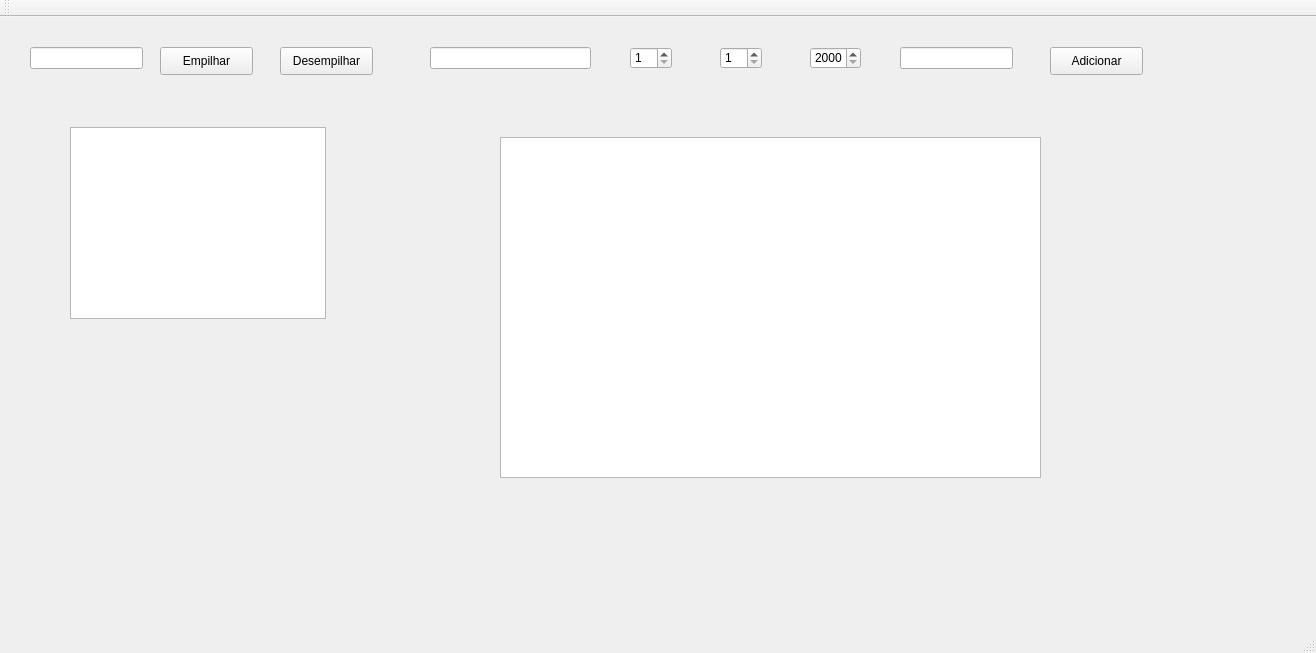
<?xml version="1.0" encoding="UTF-8"?>
<ui version="4.0">
 <class>MainWindow</class>
 <widget class="QMainWindow" name="MainWindow">
  <property name="geometry">
   <rect>
    <x>0</x>
    <y>0</y>
    <width>1316</width>
    <height>653</height>
   </rect>
  </property>
  <property name="windowTitle">
   <string>MainWindow</string>
  </property>
  <widget class="QWidget" name="centralWidget">
   <widget class="QPushButton" name="btnEmpilhar">
    <property name="geometry">
     <rect>
      <x>160</x>
      <y>30</y>
      <width>93</width>
      <height>28</height>
     </rect>
    </property>
    <property name="text">
     <string>Empilhar</string>
    </property>
   </widget>
   <widget class="QLineEdit" name="edtPessoa">
    <property name="geometry">
     <rect>
      <x>30</x>
      <y>30</y>
      <width>113</width>
      <height>22</height>
     </rect>
    </property>
   </widget>
   <widget class="QLineEdit" name="edtTitulo">
    <property name="geometry">
     <rect>
      <x>430</x>
      <y>30</y>
      <width>161</width>
      <height>22</height>
     </rect>
    </property>
   </widget>
   <widget class="QSpinBox" name="edtDia">
    <property name="geometry">
     <rect>
      <x>630</x>
      <y>30</y>
      <width>42</width>
      <height>22</height>
     </rect>
    </property>
    <property name="minimum">
     <number>1</number>
    </property>
    <property name="maximum">
     <number>31</number>
    </property>
   </widget>
   <widget class="QSpinBox" name="edtMes">
    <property name="geometry">
     <rect>
      <x>720</x>
      <y>30</y>
      <width>42</width>
      <height>22</height>
     </rect>
    </property>
    <property name="minimum">
     <number>1</number>
    </property>
    <property name="maximum">
     <number>12</number>
    </property>
   </widget>
   <widget class="QPushButton" name="pushButton_2">
    <property name="geometry">
     <rect>
      <x>280</x>
      <y>30</y>
      <width>93</width>
      <height>28</height>
     </rect>
    </property>
    <property name="text">
     <string>Desempilhar</string>
    </property>
   </widget>
   <widget class="QSpinBox" name="edtAno">
    <property name="geometry">
     <rect>
      <x>810</x>
      <y>30</y>
      <width>51</width>
      <height>22</height>
     </rect>
    </property>
    <property name="minimum">
     <number>2000</number>
    </property>
    <property name="maximum">
     <number>9999</number>
    </property>
   </widget>
   <widget class="QLineEdit" name="edtLocal">
    <property name="geometry">
     <rect>
      <x>900</x>
      <y>30</y>
      <width>113</width>
      <height>22</height>
     </rect>
    </property>
   </widget>
   <widget class="QListWidget" name="listWidget">
    <property name="geometry">
     <rect>
      <x>70</x>
      <y>110</y>
      <width>256</width>
      <height>192</height>
     </rect>
    </property>
   </widget>
   <widget class="QPushButton" name="btnAdicionar">
    <property name="geometry">
     <rect>
      <x>1050</x>
      <y>30</y>
      <width>93</width>
      <height>28</height>
     </rect>
    </property>
    <property name="text">
     <string>Adicionar</string>
    </property>
   </widget>
   <widget class="QListWidget" name="compList">
    <property name="geometry">
     <rect>
      <x>500</x>
      <y>120</y>
      <width>541</width>
      <height>341</height>
     </rect>
    </property>
   </widget>
  </widget>
  <widget class="QMenuBar" name="menuBar">
   <property name="geometry">
    <rect>
     <x>0</x>
     <y>0</y>
     <width>1316</width>
     <height>26</height>
    </rect>
   </property>
  </widget>
  <widget class="QToolBar" name="mainToolBar">
   <attribute name="toolBarArea">
    <enum>TopToolBarArea</enum>
   </attribute>
   <attribute name="toolBarBreak">
    <bool>false</bool>
   </attribute>
  </widget>
  <widget class="QStatusBar" name="statusBar"/>
 </widget>
 <layoutdefault spacing="6" margin="11"/>
 <resources/>
 <connections/>
</ui>
